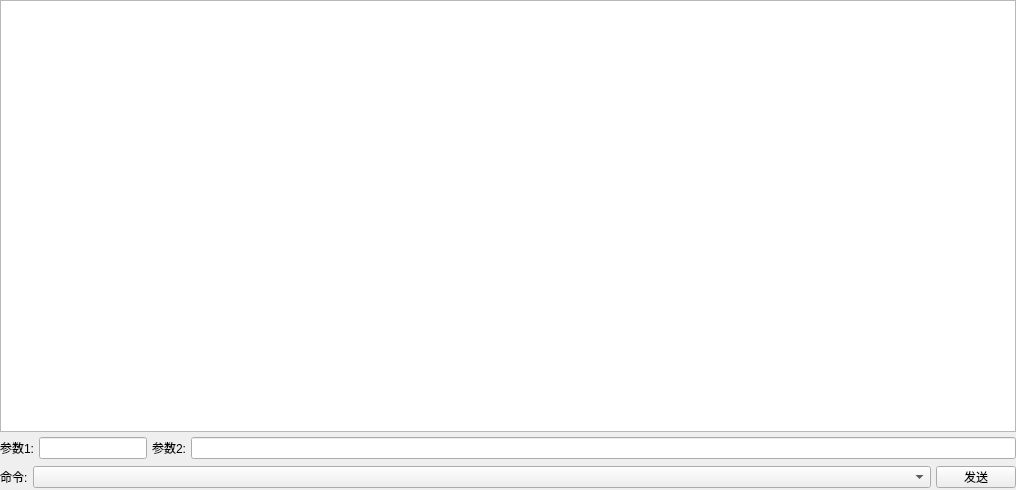
<?xml version="1.0" encoding="UTF-8"?>
<ui version="4.0">
 <class>Form</class>
 <widget class="QWidget" name="Form">
  <property name="geometry">
   <rect>
    <x>0</x>
    <y>0</y>
    <width>1016</width>
    <height>490</height>
   </rect>
  </property>
  <property name="windowTitle">
   <string>Form</string>
  </property>
  <layout class="QVBoxLayout" name="verticalLayout_2">
   <property name="margin">
    <number>0</number>
   </property>
   <item>
    <layout class="QVBoxLayout" name="verticalLayout">
     <property name="spacing">
      <number>5</number>
     </property>
     <item>
      <widget class="QPlainTextEdit" name="cmd_shell_TextEdit"/>
     </item>
     <item>
      <layout class="QGridLayout" name="gridLayout">
       <item row="1" column="0">
        <layout class="QGridLayout" name="gridLayout_2">
         <item row="4" column="1">
          <widget class="QComboBox" name="parameter_0"/>
         </item>
         <item row="4" column="0">
          <widget class="QLabel" name="label_3">
           <property name="sizePolicy">
            <sizepolicy hsizetype="Fixed" vsizetype="Maximum">
             <horstretch>10</horstretch>
             <verstretch>10</verstretch>
            </sizepolicy>
           </property>
           <property name="minimumSize">
            <size>
             <width>10</width>
             <height>10</height>
            </size>
           </property>
           <property name="text">
            <string>命令:</string>
           </property>
          </widget>
         </item>
         <item row="4" column="3">
          <widget class="QPushButton" name="pushButton">
           <property name="sizePolicy">
            <sizepolicy hsizetype="Fixed" vsizetype="Fixed">
             <horstretch>10</horstretch>
             <verstretch>10</verstretch>
            </sizepolicy>
           </property>
           <property name="minimumSize">
            <size>
             <width>10</width>
             <height>15</height>
            </size>
           </property>
           <property name="text">
            <string>发送</string>
           </property>
          </widget>
         </item>
        </layout>
       </item>
       <item row="0" column="0">
        <layout class="QHBoxLayout" name="horizontalLayout">
         <item>
          <widget class="QLabel" name="label_2">
           <property name="sizePolicy">
            <sizepolicy hsizetype="Fixed" vsizetype="Fixed">
             <horstretch>10</horstretch>
             <verstretch>10</verstretch>
            </sizepolicy>
           </property>
           <property name="minimumSize">
            <size>
             <width>10</width>
             <height>10</height>
            </size>
           </property>
           <property name="text">
            <string>参数1:</string>
           </property>
          </widget>
         </item>
         <item>
          <widget class="QLineEdit" name="parameter_1">
           <property name="sizePolicy">
            <sizepolicy hsizetype="Fixed" vsizetype="Fixed">
             <horstretch>20</horstretch>
             <verstretch>20</verstretch>
            </sizepolicy>
           </property>
          </widget>
         </item>
         <item>
          <widget class="QLabel" name="label">
           <property name="sizePolicy">
            <sizepolicy hsizetype="Fixed" vsizetype="Maximum">
             <horstretch>10</horstretch>
             <verstretch>10</verstretch>
            </sizepolicy>
           </property>
           <property name="minimumSize">
            <size>
             <width>10</width>
             <height>0</height>
            </size>
           </property>
           <property name="text">
            <string>参数2:</string>
           </property>
          </widget>
         </item>
         <item>
          <widget class="QLineEdit" name="parameter_2"/>
         </item>
        </layout>
       </item>
      </layout>
     </item>
    </layout>
   </item>
  </layout>
 </widget>
 <resources/>
 <connections/>
</ui>
